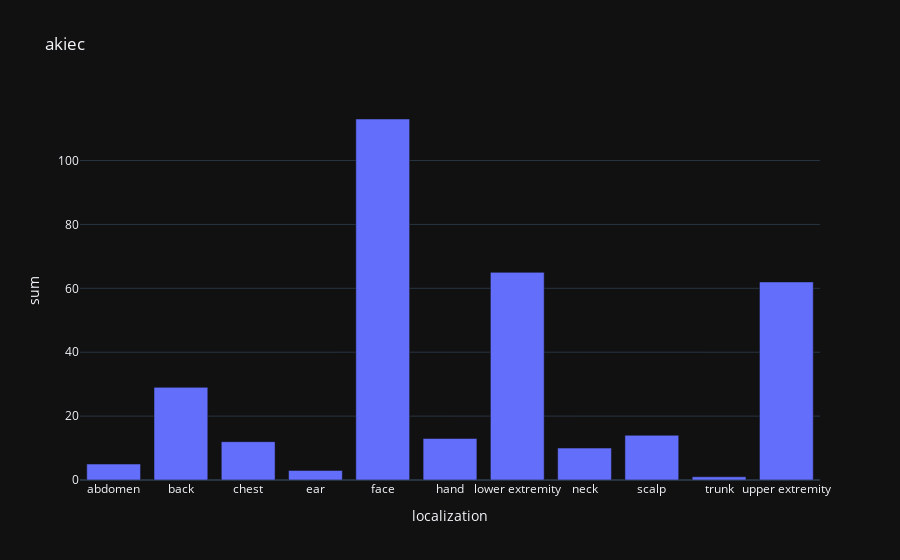
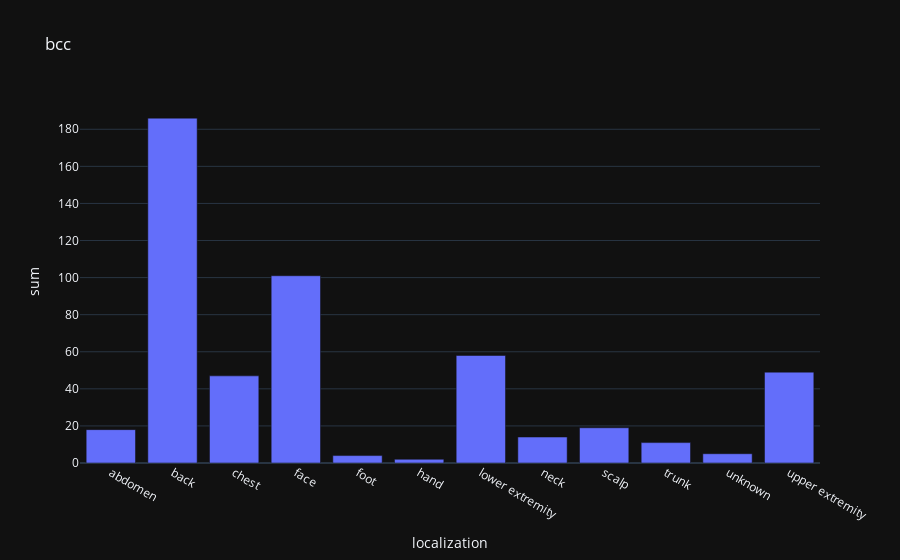
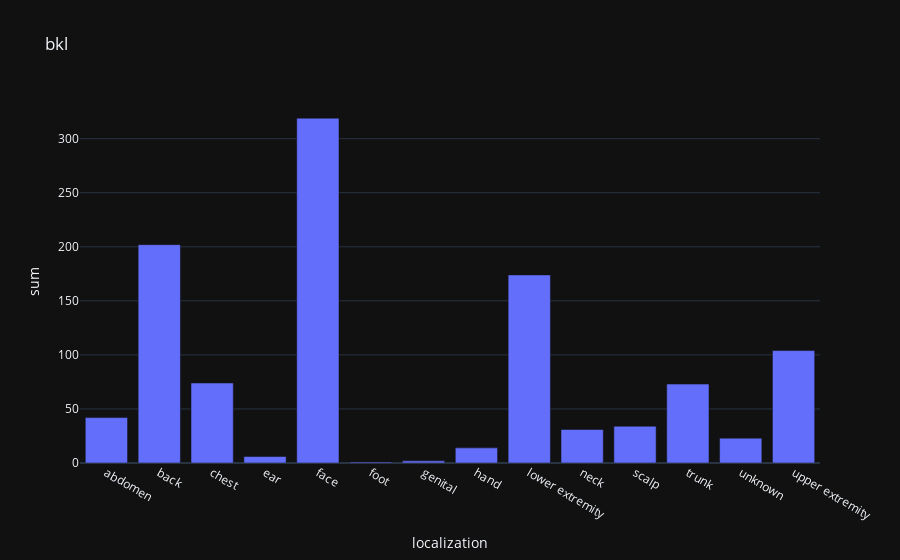
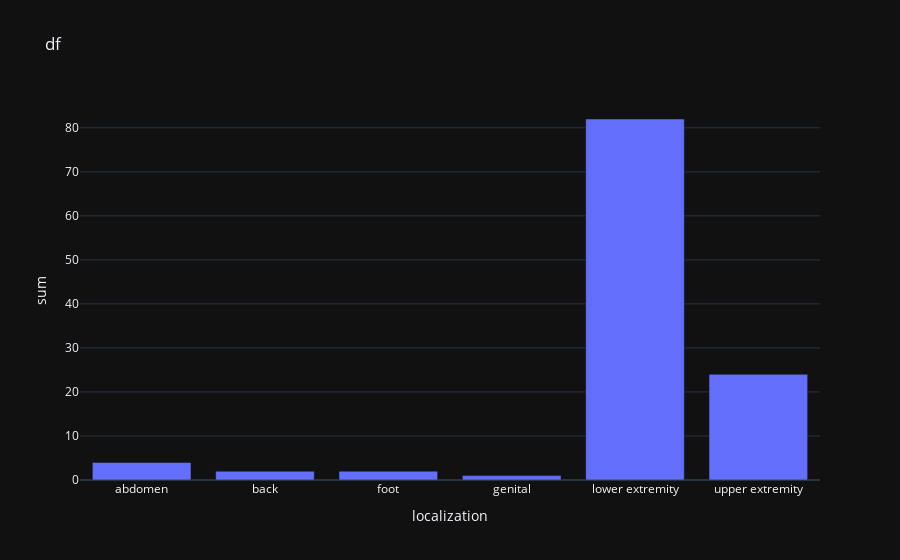

These figures' notebook cell, in order:
### Code cell
l=list()
for i in a.dx.unique():
    fig = px.bar(a[a['dx']==i], x='localization', y='sum', title=i)
    l.append(fig)
for i in range(len(l)):
    l[i].show()

### Figure 1 — Plotly figure (JSON) as saved in the notebook; plotly's stock layout.template omitted (floating-point values rounded to 4 significant figures)
{"data": [{"alignmentgroup": "True", "hovertemplate": "localization=%{x}<br>sum=%{y}<extra></extra>", "legendgroup": "", "marker": {"color": "#636efa"}, "name": "", "offsetgroup": "", "orientation": "v", "showlegend": false, "textposition": "auto", "type": "bar", "x": ["abdomen", "back", "chest", "ear", "face", "hand", "lower extremity", "neck", "scalp", "trunk", "upper extremity"], "xaxis": "x", "y": [5, 29, 12, 3, 113, 13, 65, 10, 14, 1, 62], "yaxis": "y"}], "layout": {"barmode": "relative", "legend": {"tracegroupgap": 0}, "title": {"text": "akiec"}, "xaxis": {"anchor": "y", "domain": [0, 1], "title": {"text": "localization"}}, "yaxis": {"anchor": "x", "domain": [0, 1], "title": {"text": "sum"}}}}

### Figure 2 — Plotly figure (JSON) as saved in the notebook; plotly's stock layout.template omitted (floating-point values rounded to 4 significant figures)
{"data": [{"alignmentgroup": "True", "hovertemplate": "localization=%{x}<br>sum=%{y}<extra></extra>", "legendgroup": "", "marker": {"color": "#636efa"}, "name": "", "offsetgroup": "", "orientation": "v", "showlegend": false, "textposition": "auto", "type": "bar", "x": ["abdomen", "back", "chest", "face", "foot", "hand", "lower extremity", "neck", "scalp", "trunk", "unknown", "upper extremity"], "xaxis": "x", "y": [18, 186, 47, 101, 4, 2, 58, 14, 19, 11, 5, 49], "yaxis": "y"}], "layout": {"barmode": "relative", "legend": {"tracegroupgap": 0}, "title": {"text": "bcc"}, "xaxis": {"anchor": "y", "domain": [0, 1], "title": {"text": "localization"}}, "yaxis": {"anchor": "x", "domain": [0, 1], "title": {"text": "sum"}}}}

### Figure 3 — Plotly figure (JSON) as saved in the notebook; plotly's stock layout.template omitted (floating-point values rounded to 4 significant figures)
{"data": [{"alignmentgroup": "True", "hovertemplate": "localization=%{x}<br>sum=%{y}<extra></extra>", "legendgroup": "", "marker": {"color": "#636efa"}, "name": "", "offsetgroup": "", "orientation": "v", "showlegend": false, "textposition": "auto", "type": "bar", "x": ["abdomen", "back", "chest", "ear", "face", "foot", "genital", "hand", "lower extremity", "neck", "scalp", "trunk", "unknown", "upper extremity"], "xaxis": "x", "y": [42, 202, 74, 6, 319, 1, 2, 14, 174, 31, 34, 73, 23, 104], "yaxis": "y"}], "layout": {"barmode": "relative", "legend": {"tracegroupgap": 0}, "title": {"text": "bkl"}, "xaxis": {"anchor": "y", "domain": [0, 1], "title": {"text": "localization"}}, "yaxis": {"anchor": "x", "domain": [0, 1], "title": {"text": "sum"}}}}

### Figure 4 — Plotly figure (JSON) as saved in the notebook; plotly's stock layout.template omitted (floating-point values rounded to 4 significant figures)
{"data": [{"alignmentgroup": "True", "hovertemplate": "localization=%{x}<br>sum=%{y}<extra></extra>", "legendgroup": "", "marker": {"color": "#636efa"}, "name": "", "offsetgroup": "", "orientation": "v", "showlegend": false, "textposition": "auto", "type": "bar", "x": ["abdomen", "back", "foot", "genital", "lower extremity", "upper extremity"], "xaxis": "x", "y": [4, 2, 2, 1, 82, 24], "yaxis": "y"}], "layout": {"barmode": "relative", "legend": {"tracegroupgap": 0}, "title": {"text": "df"}, "xaxis": {"anchor": "y", "domain": [0, 1], "title": {"text": "localization"}}, "yaxis": {"anchor": "x", "domain": [0, 1], "title": {"text": "sum"}}}}
